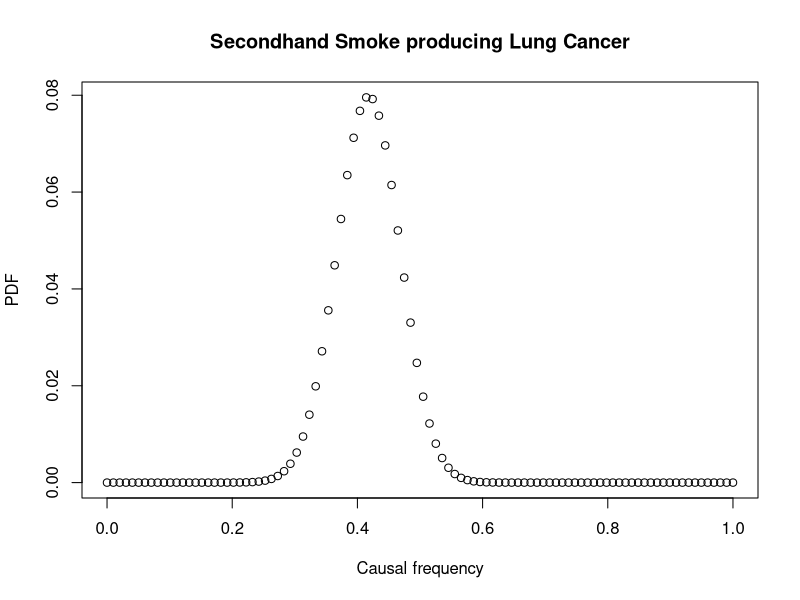

Recreate this plot in R.
resolution <- 100
grid <- seq(from=0, to=1, length.out=resolution)
posterior <- c(0.0, 5.047509456569878e-18, 1.5054986543898063e-16, 1.833131298487566e-15, 1.516873222511241e-14, 1.0006725227379938e-13, 5.650588979141762e-13, 2.8366695753455608e-12, 1.2949299545436639e-11, 5.4540853867100143e-11, 2.1406085215373365e-10, 7.884064887112872e-10, 2.739106736276995e-9, 9.011799967288204e-9, 2.816234435618589e-8, 8.37936482609315e-8, 2.3782660206176468e-7, 6.448825901043824e-7, 1.6726815977994705e-6, 4.15435476230257e-6, 9.888261668732417e-6, 2.2571920921747133e-5, 4.9442946583177197e-5, 0.00010397766893889329, 0.0002100161840523961, 0.0004075578188985794, 0.0007600993774814663, 0.0013626823780135866, 0.0023487715720344705, 0.003892872413203212, 0.006204812020231761, 0.009511476794658026, 0.014023200526419212, 0.019885358221302465, 0.02712083260839298, 0.035574750371854535, 0.04487723138448684, 0.05444052315006914, 0.06350210387206069, 0.07121510727340417, 0.07677398916469984, 0.07955087800961229, 0.07921124009777823, 0.07577966586994372, 0.06963803096577238, 0.06145576587823124, 0.05206978563074045, 0.042343855497743776, 0.03304001532975673, 0.024727935077414828, 0.017744913416486926, 0.012204678942909114, 0.008041921379654633, 0.005074279588882844, 0.0030644650719071896, 0.001770388372167648, 0.00097783545919353, 0.0005160318272959296, 0.0002600215650858695, 0.00012501143105879157, 5.7300344339420974e-5, 2.501862078818314e-5, 1.0396053931885494e-5, 4.107132598251126e-6, 1.5409970915715476e-6, 5.484577391444255e-7, 1.8492714148059517e-7, 5.898735531847005e-8, 1.777226163309306e-8, 5.049042134779769e-9, 1.3500132232487794e-9, 3.390177678828273e-10, 7.977279208867431e-11, 1.7543338582672605e-11, 3.5953299811274274e-12, 6.844209071085957e-13, 1.2057947358056872e-13, 1.9578669254687132e-14, 2.9160398242643493e-15, 3.9622548843171544e-16, 4.8809403695937335e-17, 5.411361744621664e-18, 5.353482155108784e-19, 4.6784315645367833e-20, 3.56823432796562e-21, 2.340791823362937e-22, 1.2974330275363457e-23, 5.943099632761703e-25, 2.1878983825517797e-26, 6.2450248080992915e-28, 1.3182550464797108e-29, 1.9302363563352437e-31, 1.792141221170279e-33, 9.250639757595122e-36, 2.1650245809607742e-38, 1.6326843173383178e-41, 2.091193386028329e-45, 1.0804363358033083e-50, 2.2924099940250066e-59, 0.0)
plot(grid, posterior, xlab="Causal frequency", ylab="PDF", main="Secondhand Smoke producing Lung Cancer")
